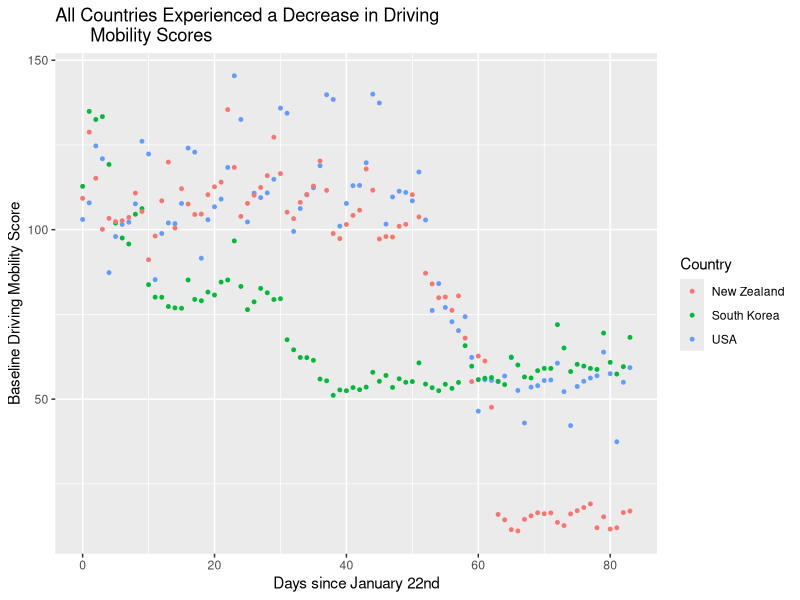
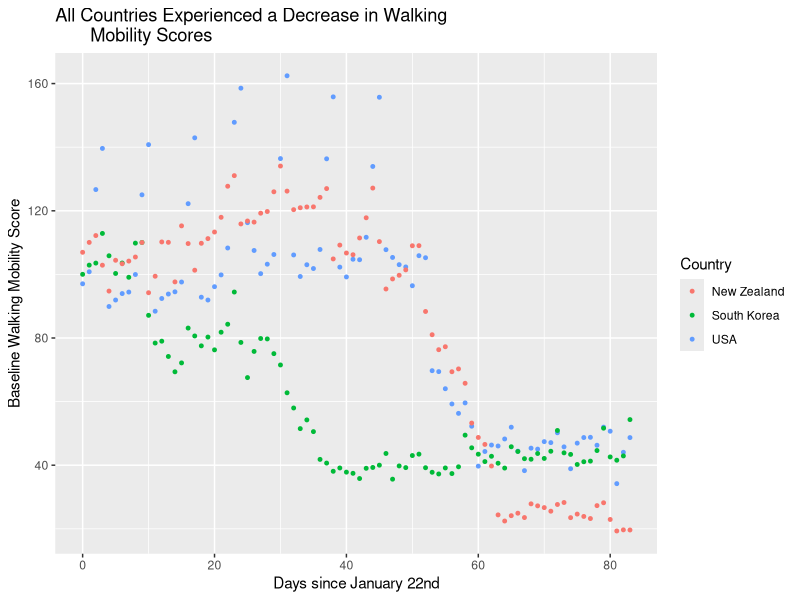
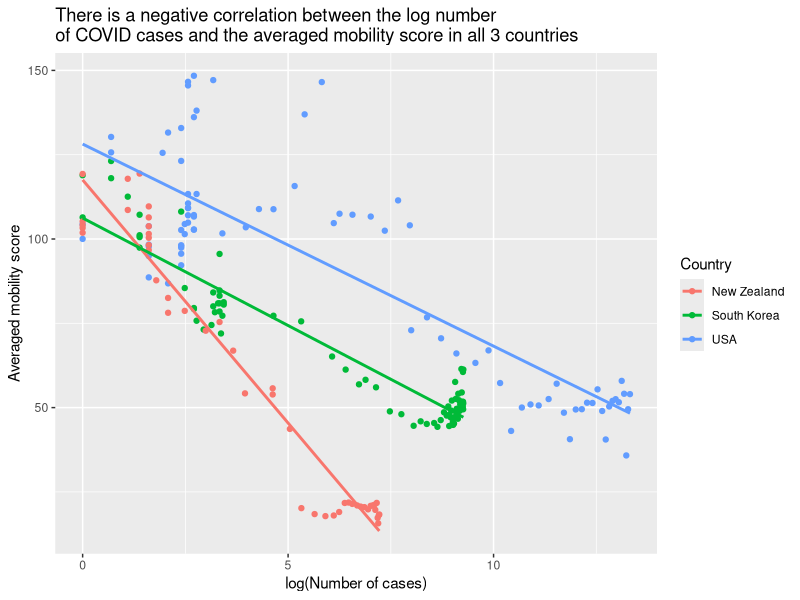
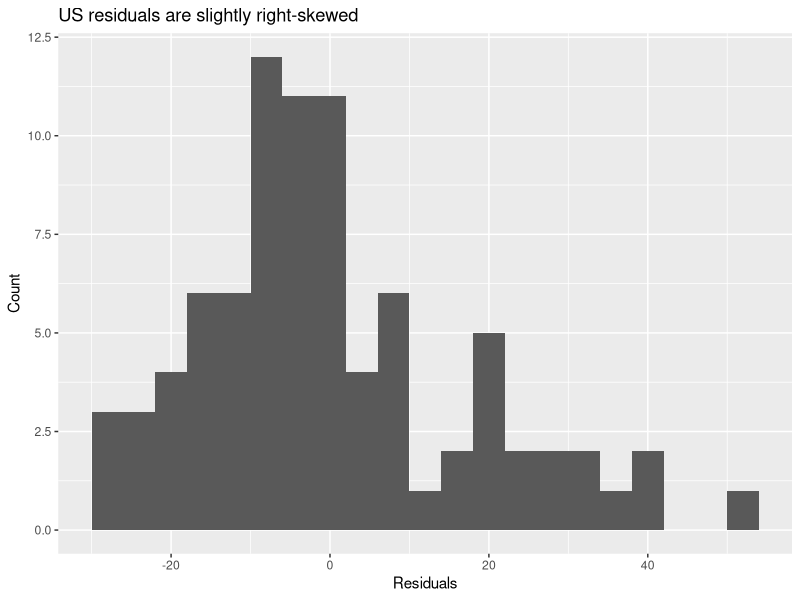
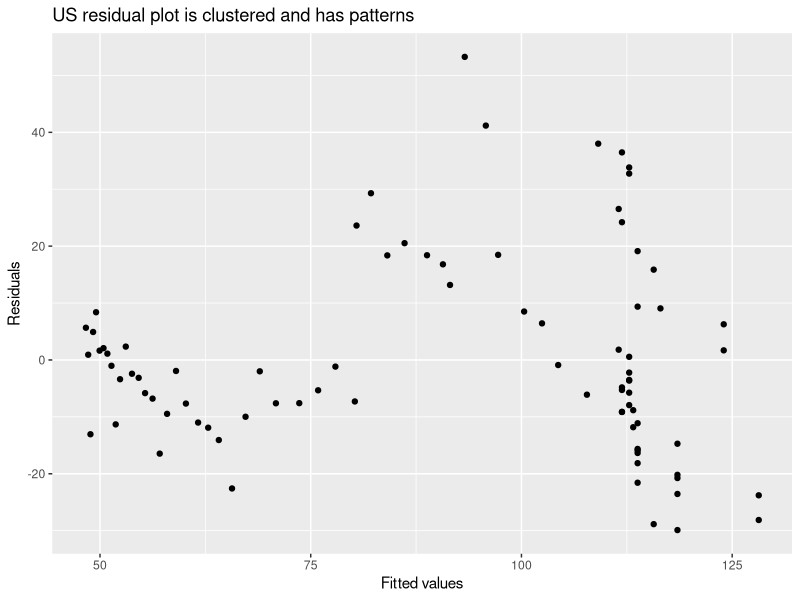
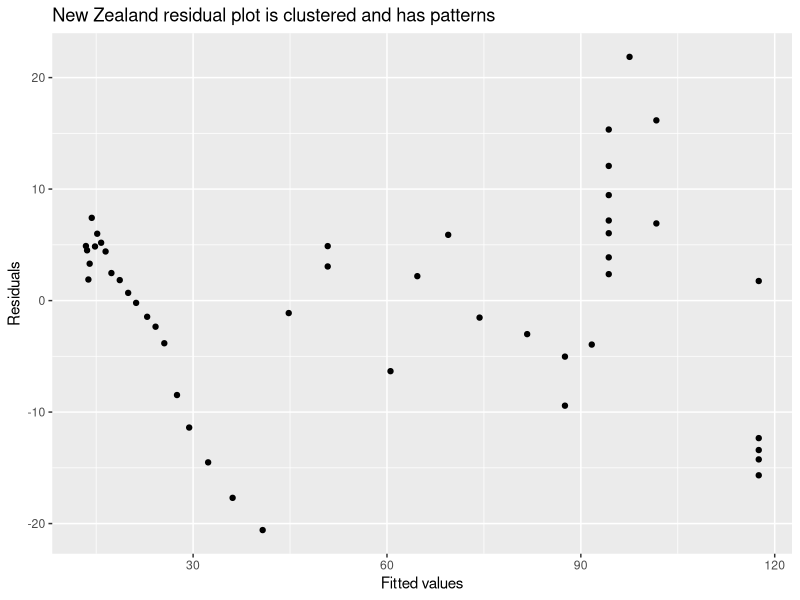
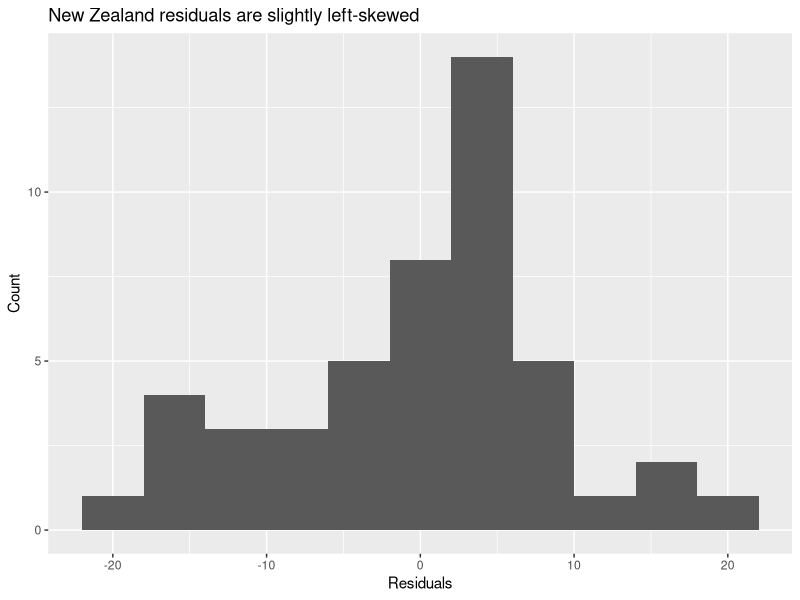
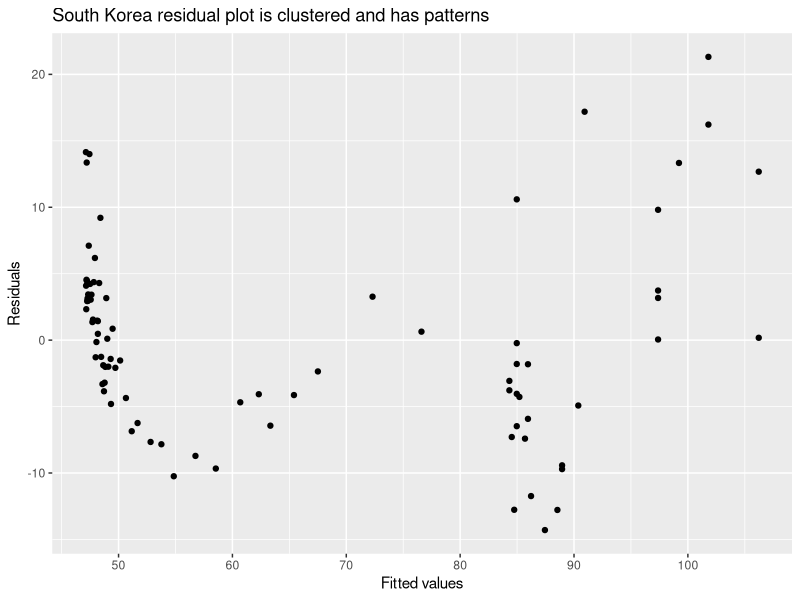

The R script that drew these images, in order:
## ---- chunk 1
knitr::opts_chunk$set(echo = FALSE)
library(tidyverse)
library(class)
combined<-read_csv("combined.csv")
reg_data <- read_csv("regressiondata.csv")
reg_data <- reg_data %>% filter(Country == "USA" | Country == "New Zealand" | 
                      Country == "South Korea")
## ---- chunk 2

ggplot(data = reg_data, mapping = aes(x = Days_since_Janurary_22nd, y = Driving_mobility_score, color = Country)) +
  geom_point(size=1) +
  labs(title = "All Countries Experienced a Decrease in Driving 
       Mobility Scores", 
       x = "Days since January 22nd", 
       y = 'Baseline Driving Mobility Score' )

ggplot(data = reg_data, mapping = aes(x = Days_since_Janurary_22nd, y = Walking_mobility_score, color = Country)) +
  geom_point(size=1) +
  labs(title = "All Countries Experienced a Decrease in Walking 
       Mobility Scores", 
       x = "Days since January 22nd", 
       y = 'Baseline Walking Mobility Score' )

## ---- chunk 3

driving_us_pre<- combined %>% 
  select(driving_us) %>% 
  slice(1:40)
 

driving_us_post <- combined %>% 
  select(driving_us) %>% 
  slice(41:84)
 

t.test(driving_us_pre, driving_us_post, mu = 0, 
       alternative = "greater", 
       paired = FALSE, 
       var.equal = FALSE,
       conf.level = 0.95)


walking_us_pre <- combined %>% 
  select(walking_us) %>% 
  slice(1:40)
 

walking_us_post <- combined %>% 
  select(walking_us) %>% 
  slice(41:84)
 

t.test(walking_us_pre, walking_us_post, mu = 0, 
       alternative = "greater", 
       paired = FALSE, 
       var.equal = FALSE,
       conf.level = 0.95)


## ---- chunk 4
walking_us_pre <- combined %>% 
select(walking_us) %>% 
slice(1:40) %>% 
pull()

walking_us_post <- combined %>% 
select(walking_us) %>% 
slice(41:84) %>% 
pull()

driving_us_pre <- combined %>% 
select(driving_us) %>% 
slice(1:40) %>% 
pull()

driving_us_post <- combined %>% 
select(driving_us) %>% 
slice(41:84) %>% 
pull()

wilcox.test(walking_us_pre, walking_us_post,
alternative = "two.sided",
paired = FALSE,
conf.level = 0.95)

wilcox.test(driving_us_pre, driving_us_post,
alternative = "two.sided",
paired = FALSE,
conf.level = 0.95)

median(walking_us_pre, na.rm = FALSE)
median(walking_us_post, na.rm = FALSE)

median(driving_us_pre, na.rm = FALSE)
median(driving_us_post, na.rm = FALSE)
## ---- chunk 5

library(tidyverse)
library(broom)
reg_data_modified <- reg_data %>%
  filter(Number_of_cases != 0) %>%  filter(Country == "USA" | Country == "New Zealand" | Country == "South Korea")

ggplot(data = reg_data_modified, mapping = aes(x = log(Number_of_cases), y = Averaged_mobility_score, color = Country)) +
geom_point()+
geom_smooth(method="lm", se = FALSE)+
labs(title = "There is a negative correlation between the log number 
of COVID cases and the averaged mobility score in all 3 countries",
x = "log(Number of cases)", y = "Averaged mobility score")



reg_data_usa <- reg_data_modified %>%
  filter(Country == "USA")
mod1 <- lm(Averaged_mobility_score ~ log(Number_of_cases), data = reg_data_usa)
tidy(mod1)

ggplot(data = mod1, mapping = aes(x = .resid)) + 
  geom_histogram(binwidth = 4) + 
  labs(x = "Residuals", y = "Count",
       title = "US residuals are slightly right-skewed")

ggplot(data = mod1, mapping = aes(x = .fitted, y = .resid)) + 
  geom_point() + 
  labs(x = "Fitted values", y = "Residuals",
       title = "US residual plot is clustered and has patterns")


reg_data_NZ <- reg_data_modified %>%
  filter(Country == "New Zealand")
mod3 <- lm(Averaged_mobility_score ~ log(Number_of_cases), data = reg_data_NZ)
tidy(mod3)

ggplot(data = mod3, mapping = aes(x = .fitted, y = .resid)) + 
  geom_point() + 
  labs(x = "Fitted values", y = "Residuals",
       title = "New Zealand residual plot is clustered and has patterns")

ggplot(data = mod3, mapping = aes(x = .resid)) + 
  geom_histogram(binwidth = 4) + 
  labs(x = "Residuals", y = "Count",
       title = "New Zealand residuals are slightly left-skewed")

reg_data_SK <- reg_data_modified %>%
  filter(Country == "South Korea")
mod4 <- lm(Averaged_mobility_score ~ log(Number_of_cases), data = reg_data_SK)
tidy(mod4)

ggplot(data = mod4, mapping = aes(x = .fitted, y = .resid)) + 
  geom_point() + 
  labs(x = "Fitted values", y = "Residuals",
       title = "South Korea residual plot is clustered and has patterns")

ggplot(data = mod4, mapping = aes(x = .resid)) + 
  geom_histogram(binwidth = 4) + 
  labs(x = "Residuals", y = "Count",
       title = "South Korea residuals are roughly symmetric, but not normal")

